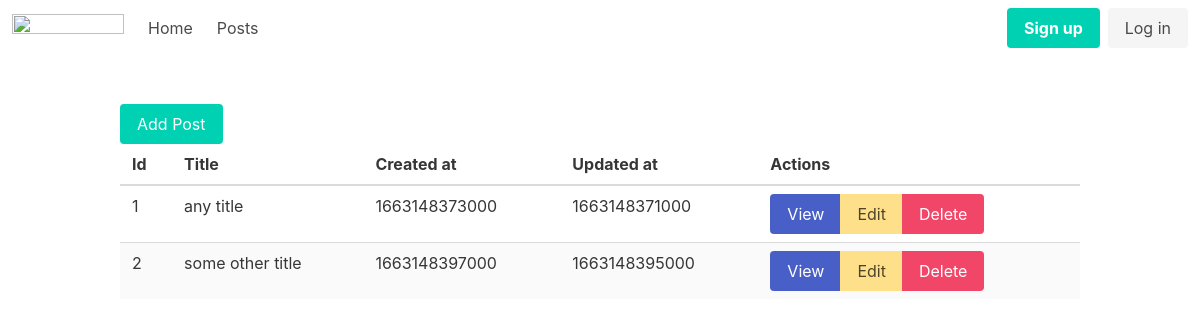
/posts, run on an earlier commit of the app's database.
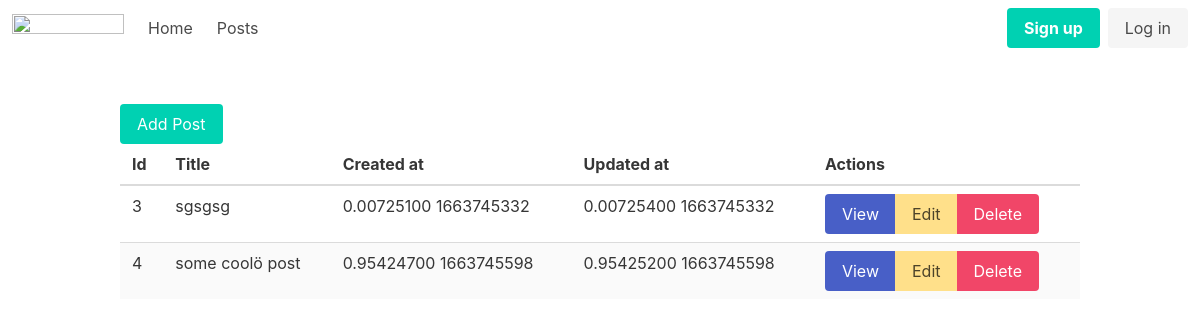
And on a later commit of the database.
### tables this page shows
CREATE TABLE posts
(
    id          integer
        primary key autoincrement,
    title       text,
    body        text,
    modified_at datetime,
    created_at  datetime
);

### src/Router.php (called while the page is built, shortened)
<?php
class Router {
    private static $routes = [];
    private $path;
    private $method;
    public function __construct($path, $method)
    {
        $this->path = parse_url($path, PHP_URL_PATH);
        $this->method = $method;
    }
    public function match(){
        foreach(self::$routes as $route){
            if($route['path'] === $this->path && $route['method'] === $this->method){
                return $route;
            }
        }
    }
    public static function addRoute($method, $path, $action){
        self::$routes[] = ['method' => $method, 'path' => $path, 'action' => $action];
    }
}

### helpers.php (called while the page is built)
<?php
function view($viewName, $vars=[]){
    extract($vars);
    include(__DIR__ . "/views/$viewName.php");
}
function auth(){
    return \App\Models\User::auth();
}

### src/Controllers/PostsController.php (called while the page is built, shortened)
<?php
class PostsController
{
    public function index(){
        $posts = Post::all();
        view('posts/index', compact('posts'));
    }
}

### src/DB.php (called while the page is built, shortened)
<?php
class DB
{
    private $conn;
    public function __construct()
    {
        try {
            $this->conn = new \PDO('sqlite:db.sqlite');
            $this->conn->setAttribute(\PDO::ATTR_ERRMODE, \PDO::ERRMODE_EXCEPTION);
        } catch (\PDOException $exception) {
            var_dump($exception);
        }
    }
    public function all($table,$model=\stdClass::class)
    {
        $stmt = $this->conn->prepare('SELECT * FROM '. $table .';');
        $stmt->execute();
        $stmt->setFetchMode(\PDO::FETCH_CLASS, $model);
        return $stmt->fetchAll();
    }
}

### src/Models/Model.php (called while the page is built, shortened)
<?php
class Model
{
    public static $table;
    public static function all(){
        $db = new DB();
        return $db->all(static::$table, static::class);
    }
}

### views/posts/index.php (the view)
<?php include('views/partials/header.php'); ?>
<a href="/posts/new" class="button is-primary">Add Post</a>
<table class="table is-striped is-hoverable is-fullwidth">
    <thead>
        <th>Id</th>
        <th>Title</th>
        <th>Created at</th>
        <th>Updated at</th>
        <th>Actions</th>
    </thead>
    <tbody>
        <?php foreach($posts as $post):?>
            <tr>
                <td><?=$post->id?></td>
                <td><?=$post->title?></td>
                <td><?=$post->created_at?></td>
                <td><?=$post->modified_at?></td>
                <td>
                    <div class="buttons has-addons">
                        <a href="/posts/show?id=<?=$post->id?>" class="button is-link">View</a>
                        <a href="/posts/edit?id=<?=$post->id?>" class="button is-warning">Edit</a>
                        <a href="/posts/delete?id=<?=$post->id?>" class="button is-danger">Delete</a>
                    </div>
                </td>
            </tr>
        <?php endforeach; ?>
    </tbody>
</table>
<?php include('views/partials/footer.php'); ?>

### public/index.php (shortened to what this page needs)
<?php
spl_autoload_register(function ($className){
    $className = substr($className, strlen('App\\'));
});
require(__DIR__ . '/../helpers.php');
$router = new App\Router($_SERVER['REQUEST_URI'], $_SERVER['REQUEST_METHOD']);
$match = $router->match();
if($match){
    if(is_array($match['action'])){
        $controller = new $className();
        $method = $match['action'][1];
        $controller->$method();
    } else if(is_callable($match['action'])) {
        call_user_func($match['action']);
    }
} else {
    echo "404";
}

### views/partials/header.php (shortened to what this page needs)
<!DOCTYPE html>
<html>
  <head>
    <link rel="stylesheet" href="https://cdn.jsdelivr.net/npm/bulma@0.9.4/css/bulma.min.css">
  </head>
  <body>
    <?php include "nav.php"?>
  <section class="section">
    <div class="container">

### views/partials/nav.php (shortened to what this page needs)
<nav class="navbar" role="navigation" aria-label="main navigation">
    <div class="navbar-brand">
        <a href="/" class="navbar-item">
            <img src="https://bulma.io/images/bulma-logo.png" width="112" height="28">
        </a>
    </div>
    <div id="navbarBasicExample" class="navbar-menu">
        <div class="navbar-start">
            <a href="/" class="navbar-item">
                Home
            </a>
            <a href="/posts" class="navbar-item">
                Posts
            </a>
        </div>
        <div class="navbar-end">
            <div class="navbar-item">
                <?php if(auth()): ?>
                    <strong><?=auth()->email?></strong>
                    <a href="/logout" class="button is-light">
                        Logout
                    </a>
                <?php else: ?>
                    <div class="buttons">
                        <a href="/register" class="button is-primary">
                            <strong>Sign up</strong>
                        </a>
                        <a href="/login" class="button is-light">
                            Log in
                        </a>
                    </div>
                <?php endif; ?>
            </div>
        </div>
    </div>
</nav>

### views/partials/footer.php
</div>
  </section>
  </body>
</html>

What changed in the data, as far as the page shows it:
removed posts: id "1", title "any title", created_at "1663148373000", modified_at "1663148371000"
removed posts: id "2", title "some other title", created_at "1663148397000", modified_at "1663148395000"
added posts: id "3", title "sgsgsg", created_at "0.00725100 1663745332", modified_at "0.00725400 1663745332"
added posts: id "4", title "some coolö post", created_at "0.95424700 1663745598", modified_at "0.95425200 1663745598"
